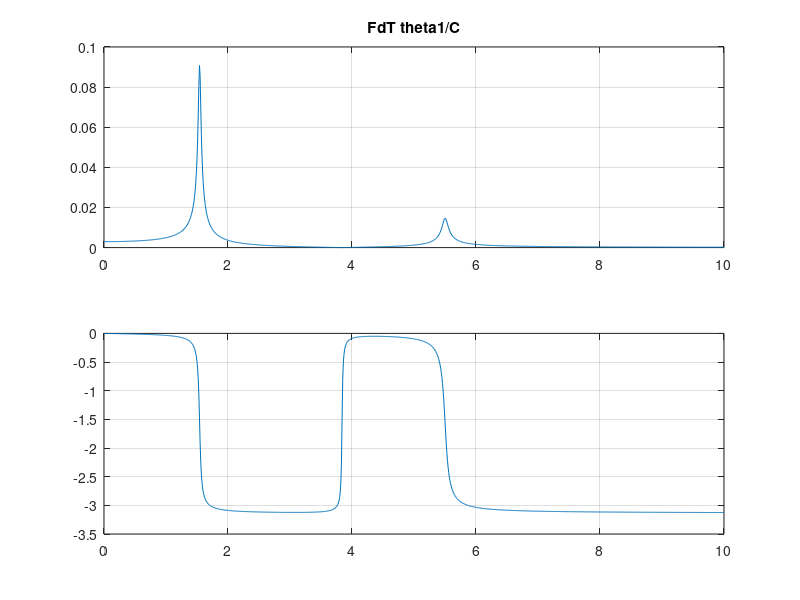
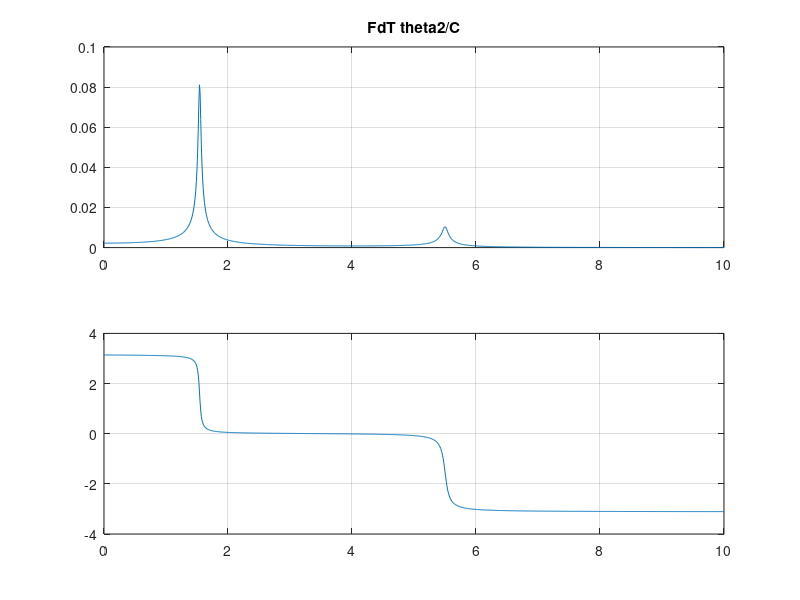
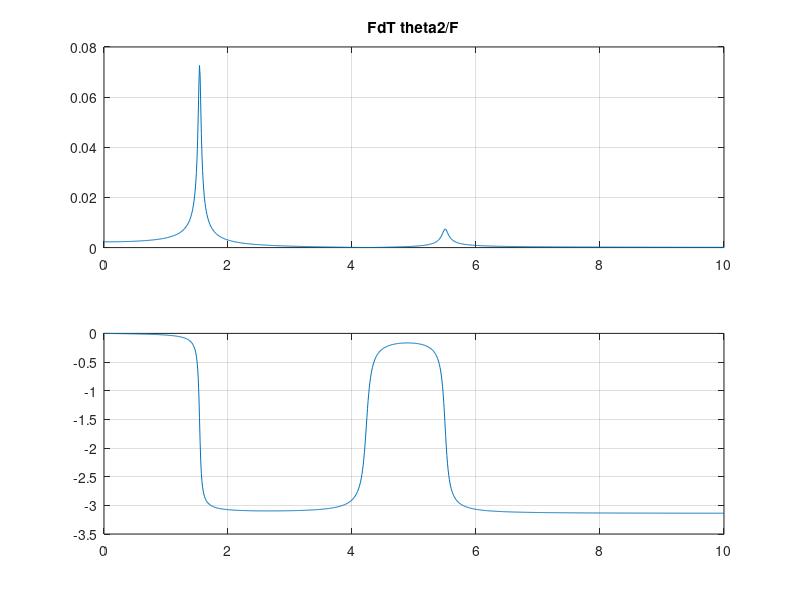
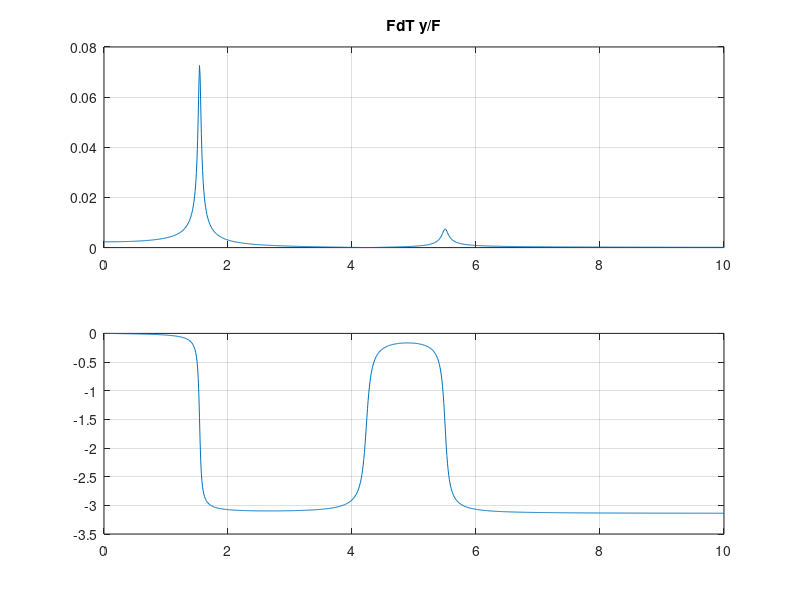

Write the MATLAB code that produced these figures, in order.
clear all
close all

m=3;			% [kg]	
Jg=1;			% [kgm^2]	
M1=2;			% [kg]
J1=1.75;			% [kgm^2]	
M2=2;			% [kg]
J2=0.75;		% [kgm^2]
R1=1.5;			% [m]
R2=1;			% [m]
L=2;			% [m]
k1=150;		    % [N/m]
k2=400;		    % [N/m]
r1=0.5;   		% [Ns/m]
r2=0.1;   		% [Ns/m]

disp('matrice di massa in coordinate fisiche')
mtx_mf  =  diag([m Jg M1 J1 M2 J2])
disp(' ')
  
disp('matrice di rigidezza in coordinate fisiche')
mtx_kf  =  diag([k1 k2])
disp(' ')

disp('matrice di smoramento in coordinate fisiche')
mtx_rf  =  diag([r1 r2])
disp(' ')

disp('jacobiano matrice di massa')
mtx_Jm  =  [0 0 0.5*L;0 0 1; 0 0 L;1 0 0; 0 1 0; 0 1/R2 0]
disp(' ')
    
disp('jacobiano matrice di rigidezza/smorzamento')
mtx_Jk  =  [R1 0 L;-R1 -2 L]
disp(' ')

disp('matrice di massa in coordinate indipendenti')
mtx_m  =  mtx_Jm'*mtx_mf*mtx_Jm
disp(' ')

disp('matrice di smorzamento in coordinate indipendenti')
mtx_r  =  mtx_Jk'*mtx_rf*mtx_Jk
disp(' ')

disp('matrice di rigidezza in coordinate indipendenti')
mtx_k  =  mtx_Jk'*mtx_kf*mtx_Jk
disp(' ')

%partizione delle matrici

MLL=mtx_m(1:2,1:2);
MLV=mtx_m(1:2,3);
MVL=mtx_m(3,1:2);
MVV=mtx_m(3,3);

RLL=mtx_r(1:2,1:2);
RLV=mtx_r(1:2,3);
RVL=mtx_r(3,1:2);
RVV=mtx_r(3,3);

KLL=mtx_k(1:2,1:2);
KLV=mtx_k(1:2,3);
KVL=mtx_k(3,1:2);
KVV=mtx_k(3,3);

%calcolo delle frequenze proprie e dei modi di vibrare

[modi,d]=eig(inv(MLL)*KLL);
fre=sqrt(diag(d))/2/pi;

%crea una matrice temporanea per ordinare frequenze e modi
% i modi sono ordinati per righe
tmp=[fre modi'];                

% ordina le frequenze e i modi in ordine crescente 
tmp_out=sortrows(tmp,1);
fre=tmp_out(:,1);                 % frequenze ordinate
ngdl=length(fre);
modi=tmp_out(:,2:ngdl+1)';       % modi ordinati per colonne

% stampa delle frequenze e modi

for i=1:ngdl
    val_max=max(abs(modi(:,i)));
    modi(:,i)=modi(:,i)/val_max;
    disp(['modo # ' num2str(i) ': ' num2str(fre(i)) ' [Hz]        ' num2str(modi(:,i)') ])
end

% risposta in frequenza: coppia unitaria

ff=0:0.01:10;        %definizione vettore delle frequenze
ome=2*pi*ff;
vett_F=[1;0];             %definizione vettore forzanti
for i=1:length(ff)
    A=-ome(i)^2*MLL+j*ome(i)*RLL+KLL;
    x=inv(A)*vett_F;
    mod1(i)=abs(x(1));              
    fas1(i)=angle(x(1));            
    mod2(i)=abs(x(2))/R2;              
    fas2(i)=angle(x(2));            
end

figure
subplot(211)
plot(ff,mod1)
title('FdT theta1/C')
grid
subplot(212)
plot(ff,fas1)
grid

figure
subplot(211)
plot(ff,mod2)
title('FdT theta2/C')
grid
subplot(212)
plot(ff,fas2)
grid

% risposta in frequenza: forza unitaria

ff=0:0.01:10;        %definizione vettore delle frequenze
ome=2*pi*ff;
vett_F=[0;R2];             %definizione vettore forzanti
for i=1:length(ff)
    A=-ome(i)^2*MLL+j*ome(i)*RLL+KLL;
    x=inv(A)*vett_F;
    mod1(i)=abs(x(2))/R2;              
    fas1(i)=angle(x(2));            
    mod2(i)=abs(x(2));              
    fas2(i)=angle(x(2));            
end

figure
subplot(211)
plot(ff,mod1)
title('FdT theta2/F')
grid
subplot(212)
plot(ff,fas1)
grid

figure
subplot(211)
plot(ff,mod2)
title('FdT y/F')
grid
subplot(212)
plot(ff,fas2)
grid


% risposta in frequenza: rotazione impressa

for i=1:length(ff)
    A=-ome(i)^2*MLL+j*ome(i)*RLL+KLL;
    forza=-(-ome(i)^2*MLV+j*ome(i)*RLV+KLV);
    x=inv(A)*forza;
    cm=(-ome(i)^2*MVL+j*ome(i)*RVL+KVL)*x+(-ome(i)^2*MVV+j*ome(i)*RVV+KVV);
    mod1(i)=abs(x(2))/R2;              
    fas1(i)=angle(x(2));            
    mod2(i)=abs(x(2));              
    fas2(i)=angle(x(2));            
    mod3(i)=abs(cm);              
    fas3(i)=angle(cm);            
    mod4(i)=abs(x(1));              
    fas4(i)=angle(x(1));            
end

figure
subplot(211)
plot(ff,mod1)
title('FdT theta2/theta imp.')
grid
subplot(212)
plot(ff,fas1)
grid

figure
subplot(211)
plot(ff,mod2)
title('FdT y/theta imp.')
grid
subplot(212)
plot(ff,fas2)
grid

figure
subplot(211)
plot(ff,mod2)
title('FdT cm/theta imp.')
grid
subplot(212)
plot(ff,fas2)
grid


figure
subplot(211)
plot(ff,mod4)
title('FdT theta1/theta imp.')
grid
subplot(212)
plot(ff,fas4)
grid
